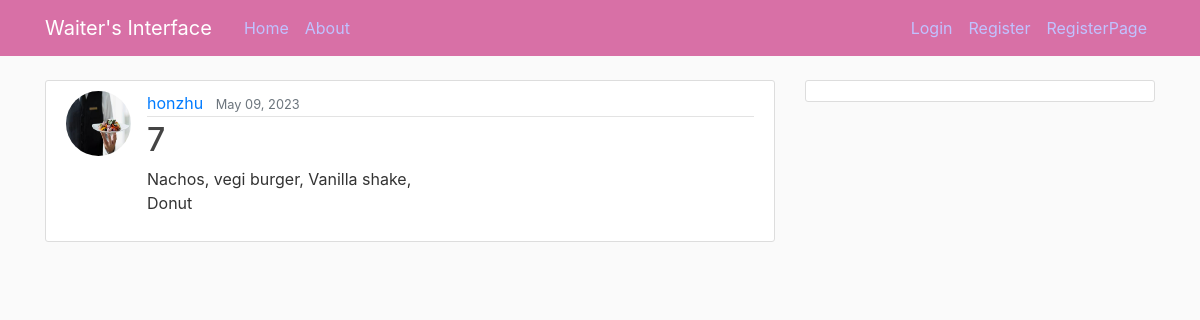
The page /order/3/ on the database its author committed.
### staff/models.py (models this page shows, shortened)
class Order(models.Model):
    table_no = models.CharField(max_length=10)
    order = models.TextField()
    date_posted = models.DateTimeField(default=timezone.now)
    customer = models.ForeignKey(User, on_delete=models.CASCADE)

### StaffRegistration/models.py (models this page shows, shortened)
class Profile(models.Model):
    user = models.OneToOneField(User, on_delete=models.CASCADE)
    image = models.ImageField(default='default.jpg', upload_to='profile_pics')

### staff/views.py (the view)
# urls.py: path('order/<int:pk>/', OrderDetailView.as_view(), name='order-detail'),
class OrderDetailView(DetailView):
    model = Order

### staff/templates/staff/order_detail.html (shortened to what this page needs)
{% extends "staff/base.html" %}
{% block content %}
  <article class="media content-section">
    <img class="rounded-circle article-img" src="{{ object.customer.profile.image.url }}">
    <div class="media-body">
      <div class="article-metadata">
        <a class="mr-2" href="#">{{ object.customer }}</a>
        <small class="text-muted">{{ object.date_posted|date:"F d, Y" }}</small>
      </div>
      <h2 class="article-title">{{ object.table_no }}</h2>
      <p class="article-content">{{ object.order }}</p>
    </div>
  </article>
{% endblock content %}

### staff/static/staff/main.css (style rules this page uses)
body { background: #fafafa; color: #333333; margin-top: 5rem; }
h1, h2, h3, h4, h5, h6 { color: #444444; }
.content-section { background: #ffffff; padding: 10px 20px; border: 1px solid #dddddd; border-radius: 3px; margin-bottom: 20px; }
.article-title { color: #444444; }
.article-content { white-space: pre-line; }
.article-img { height: 65px; width: 65px; margin-right: 16px; }
.article-metadata { padding-bottom: 1px; margin-bottom: 4px; border-bottom: 1px solid #e3e3e3 }

### rows shown on the page
Order: customer.profile.image (placeholder picture), customer "honzhu", date_posted "May 09, 2023", table_no "7", order "Nachos, vegi burger, Vanilla shake, Donut"
